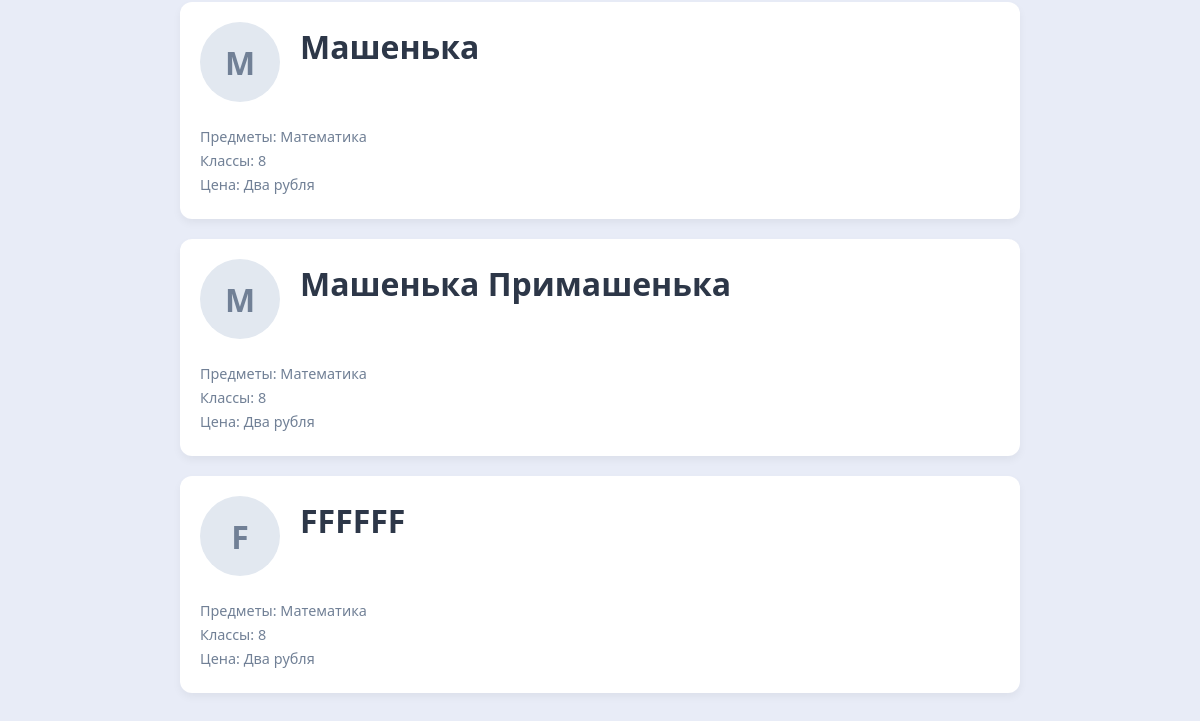
Before: / (lower part) with the older database file.
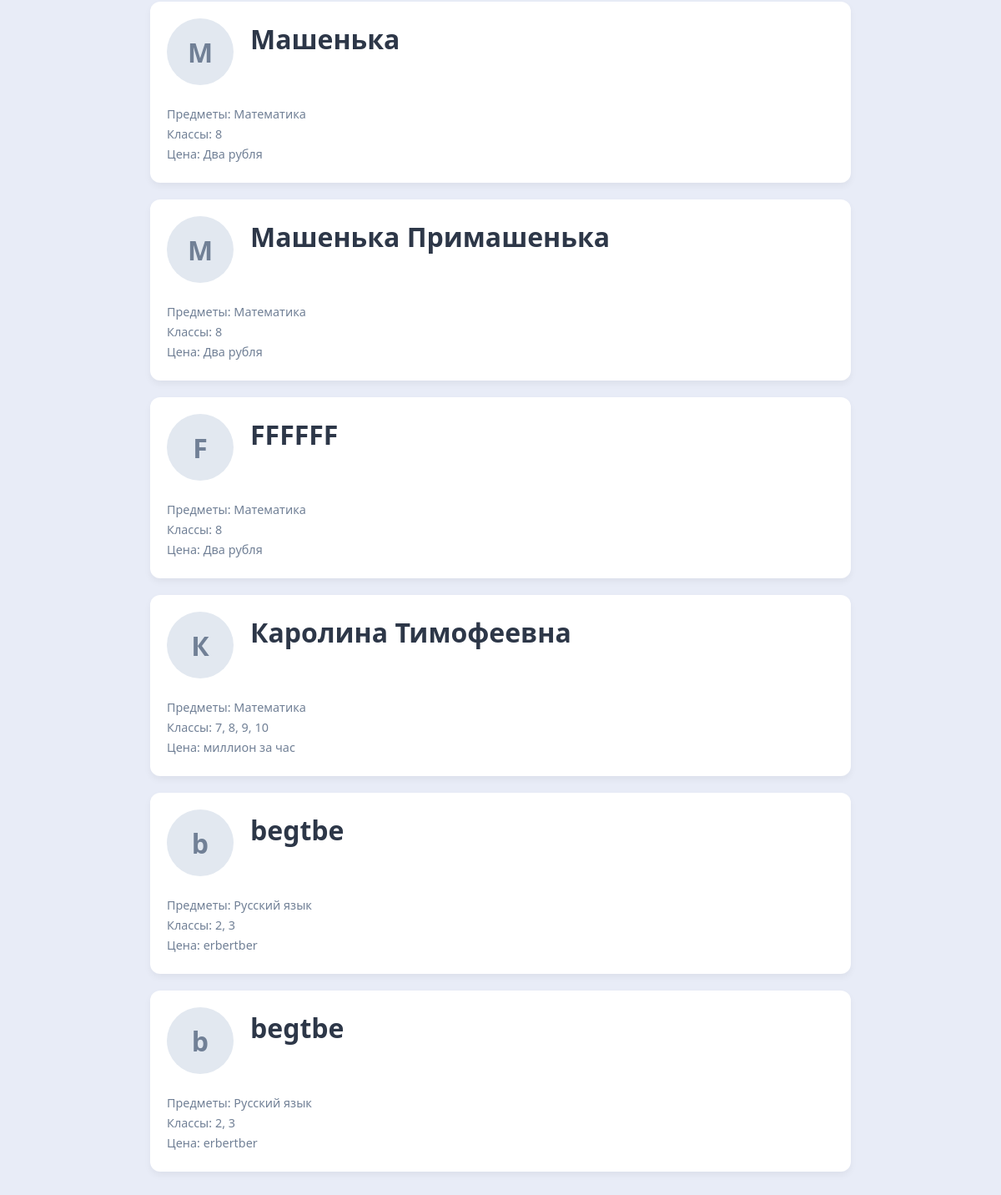
After: the same page with the newer database file.
### myapp/models.py (models this page shows, shortened)
class Teacher(models.Model):
	fio = models.CharField("ФИО", max_length=50)
	description = models.TextField("Onиcaниe", null=True, blank=True)
	price = models.TextField("Цена", null=True, blank=True)
	subjects = models.ManyToManyField(Subjects, verbose_name="Учебный предмет")
	klass = models.ManyToManyField(Klass, verbose_name= "Класс")
	phone = models.CharField("Телефон", max_length=20, blank=True, null=True)
	class Meta:
		verbose_name_plural = "Учителя"
		verbose_name = "Учитель"
	@property
	def subjects_list(self):
		return ", ".join(map(str, self.subjects.all()))
	@property
	def klass_list(self):
		return ", ".join(map(str, self.klass.all()))

class Subjects(models.Model):
	name = models.CharField("Учебный предмет", max_length = 50)
	def __str__(self):
		return f"{self.name}"
	class Meta:
		verbose_name_plural = "Учебные предметы"
		verbose_name = "Учебный предмет"

class Klass(models.Model):
	name = models.CharField("Класс", max_length = 2)
	def __str__(self):
		return f"{self.name}"
	class Meta:
		verbose_name_plural = "Классы"
		verbose_name = "Класс"

### myapp/views.py (the view)
# urls.py: path('', TeachersListViews.as_view(), name = "teachers_list"),
class TeachersListViews(ListView):
	model = Teacher
	template_name = "teachers/teachers_list.html"
	context_object_name = "teachers"

### myapp/templates/teachers/teachers_list.html (shortened to what this page needs)
<!DOCTYPE html>
<html lang="en">
<head>
</head>
<body>
        {% for teacher in teachers %}
            <a href="{% url 'teacher_details' teacher.id %}" class="teacher-card">
            <div class="teacher-header">
                <div class="avatar">{{ teacher.fio|first }}</div>
                <h1 class="teacher-name">{{ teacher.fio }}</h1>
            </div>
            <p class="subjects">Предметы: {{ teacher.subjects_list }}</p>
            <p class="klass">Классы: {{ teacher.klass_list }}</p>
            <p class="price">Цена: {{ teacher.price }}</p>
            </a>
        {% endfor %}
</body>
</html>

### myapp/templates/teachers/teachers_list.html (style rules this page uses)
body { font-family: 'Segoe UI', Tahoma, Geneva, Verdana, sans-serif; background-color: #e8ecf7; color: #2D3748; margin: 0; padding: 20px; }
h1 { text-align: center; color: #2D3748; margin-bottom: 30px; }
.teacher-header { display: flex; align-items: center; margin-bottom: 25px; }
.teacher-card { display: block; margin: 0 auto; max-width: 800px; background: white; border-radius: 12px; box-shadow: 0 4px 8px rgba(0,0,0,0.05); padding: 20px; margin-bottom: 20px; transition: transform 0.2s ease, box-shadow 0.2s ease; text-decoration: none; color: inherit; }
.avatar { width: 80px; height: 80px; border-radius: 50%; background-color: #e2e8f0; display: flex; align-items: center; justify-content: center; font-size: 32px; color: #718096; margin-right: 20px; font-weight: bold; }
.teacher-name { margin-top: 0; color: #2D3748; border-bottom: 2px solid transparent; transition: border-color 0.2s ease; display: inline-block; }
.subjects, .klass, .price { font-size: 0.9em; color: #718096; margin: 5px 0; }

Changed rows visible on the page:
added Teacher: fio|first "К", fio "Каролина Тимофеевна", subjects_list "Математика", klass_list "7, 8, 9, 10", price "миллион за час"
added Teacher: fio|first "b", fio "begtbe", subjects_list "Русский язык", klass_list "2, 3", price "erbertber"
added Teacher: fio|first "b", fio "begtbe", subjects_list "Русский язык", klass_list "2, 3", price "erbertber"
